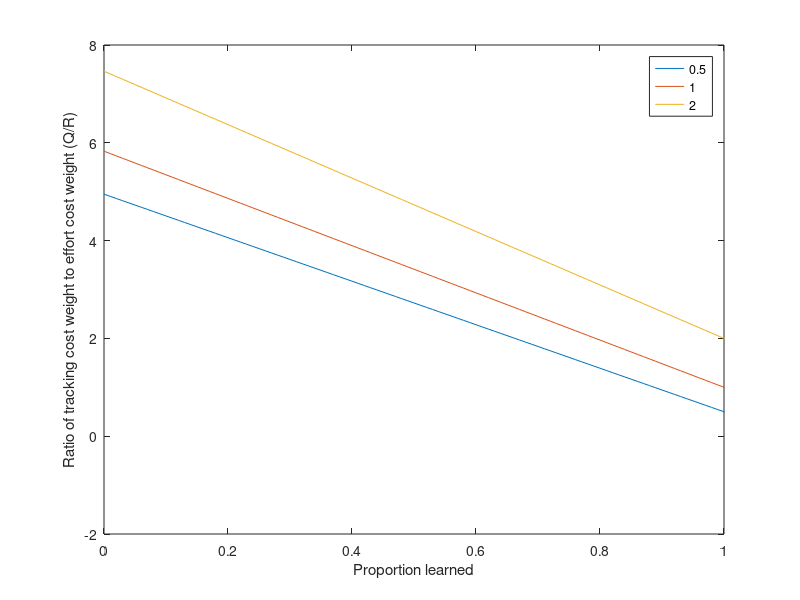
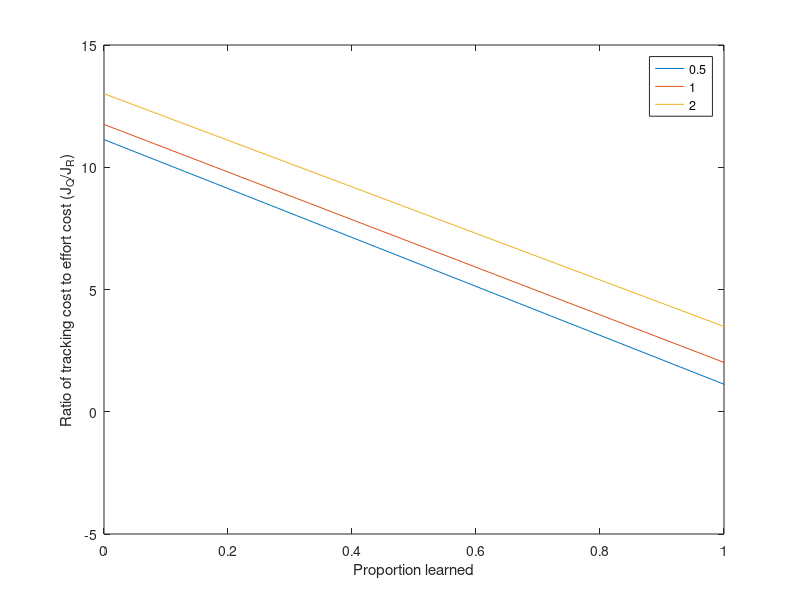

These charts were generated, in order, by the following MATLAB code:
%% Figure 1: Simple Toy Model
% Demonstrate that equivalent trajectories can be produced by varying terms
% q,r, and alpha


% Manipulate cost ratios by changing value of q
q1 = [0.5,1,2];

% Define constants for Dynamical Model
a1 = 1;
r1 = 1;
r2 = 0.01:0.01:5; % Sanity check 
r2 = r1*r2;
b = 1;
t = 0:.2:4;
a2 = 0:0.01:1.2; % Levels of learning

% Intialize matrices
q2 = zeros(length(r2),length(a2),length(q1));
q2prop = zeros(length(r2),length(a2),length(q1));
QRratio = zeros(length(r2),length(a2),length(q1));
Jq = zeros(length(r2),length(a2),length(q1));
Jr = zeros(length(r2),length(a2),length(q1));
Jtot = zeros(length(r2),length(a2),length(q1));

leglabels = {num2str(q1(1)/r1),num2str(q1(2)/r1),num2str(q1(3)/r1)};

for n = 1:length(q1)
    % Describe/Solve Dynamical Model
    C = sqrt(a1^2 + b^2*q1(n)/r1);
    p1 = a1*r1/b^2 + r1/b^2*sqrt(a1^2 + b^2*q1(n)/r1);
    k1 = b*p1/r1;
    x1 = 10*exp((a1-b*k1)*t);

    % Plot Cost Ratios
    for ii = 1:length(a2)
        for jj = 1:length(r2)
            q2(jj,ii,n) = ((a1 + C -a2(ii))^2 - a2(ii)^2)*r2(jj)/b^2;
        end
        QRratio(:,ii,n) = q2(:,ii,n)'./r2;
    end
    
    %Calculate total costs/ratio of costs
    for ii = 1:length(a2)
        for jj = 1:length(r2)
            Jq(jj,ii,n) = sum(q2(jj,ii,n)*x1.^2);
            Jr(jj,ii,n) = sum(r2(jj)*t.^2);
            Jtot(jj,ii,n) = Jq(jj,ii,n) + Jr(jj,ii,n);
        end
    end
end

%Plot Results
figure(101)
plot(a2,squeeze(QRratio(1,:,:)))
xlabel('Proportion learned')
ylabel('Ratio of tracking cost weight to effort cost weight (Q/R)')
xlim([0 1]) % For paper, only plot to 100% learning
legend(leglabels)

figure(102)
plot(a2,squeeze(Jq(1,:,:)./Jr(1,:,:)))
xlabel('Proportion learned')
ylabel('Ratio of tracking cost to effort cost (J_Q/J_R)')
xlim([0 1]) % For paper, only plot to 100% learning
legend(leglabels)
